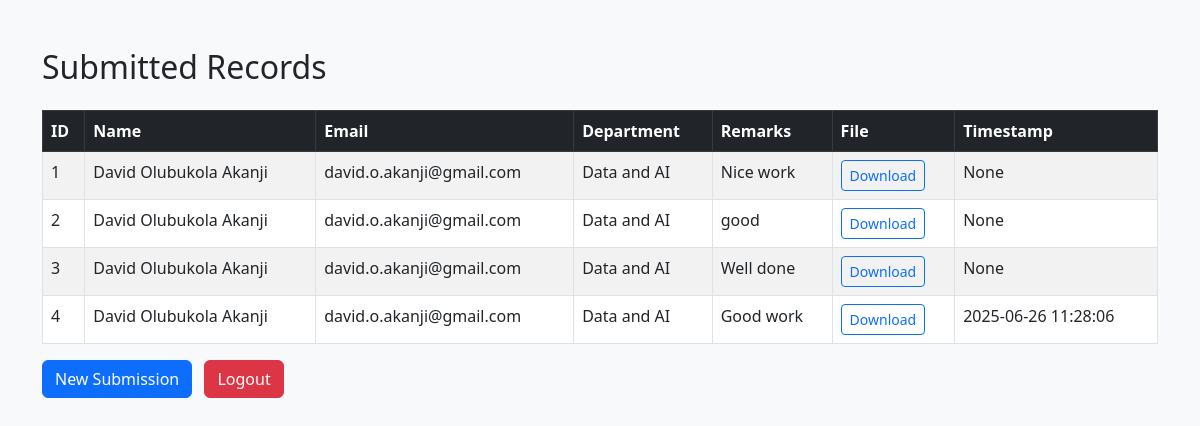
The app's page /dashboard (signed in) with its own data.
### tables this page shows
CREATE TABLE submissions (
                 id INTEGER PRIMARY KEY AUTOINCREMENT,
                 name TEXT,
                 email TEXT,
                 department TEXT,
                 remarks TEXT,
                 filename TEXT, timestamp TEXT);

### app.py (the view)
@app.route('/dashboard')
def dashboard():
    if 'username' not in session:
        return redirect(url_for('login'))
    conn = sqlite3.connect('data/database.db')
    c = conn.cursor()
    c.execute("SELECT * FROM submissions")
    submissions = c.fetchall()
    conn.close()
    return render_template('dashboard.html', submissions=submissions)

### templates/dashboard.html (shortened to what this page needs)
<!DOCTYPE html>
<html lang="en">
<head>
    <link href="https://cdn.jsdelivr.net/npm/bootstrap@5.3.0/dist/css/bootstrap.min.css" rel="stylesheet">
</head>
<body class="bg-light">
    <div class="container mt-5">
        <h2 class="mb-4">Submitted Records</h2>
        <div class="table-responsive">
            <table class="table table-bordered table-striped">
                <thead class="table-dark">
                    <tr>
                        <th>ID</th>
                        <th>Name</th>
                        <th>Email</th>
                        <th>Department</th>
                        <th>Remarks</th>
                        <th>File</th>
                        <th>Timestamp</th>
                    </tr>
                </thead>
                <tbody>
                    {% for row in submissions %}
                    <tr>
                        <td>{{ row[0] }}</td>
                        <td>{{ row[1] }}</td>
                        <td>{{ row[2] }}</td>
                        <td>{{ row[3] }}</td>
                        <td>{{ row[4] }}</td>
                        <td>
                            {% if row[5] %}
                            <a href="{{ url_for('uploaded_file', filename=row[5]) }}" class="btn btn-sm btn-outline-primary">Download</a>
                            {% else %}
                            No file
                            {% endif %}
                        </td>
                        <td>{{ row[6] }}</td>
                    </tr>
                    {% endfor %}
                </tbody>
            </table>
        </div>
        <a href="/form" class="btn btn-primary">New Submission</a>
        <a href="/logout" class="btn btn-danger ms-2">Logout</a>
    </div>
</body>
</html>

### records on screen
submissions: id "1", name "David Olubukola Akanji", email "david.o.akanji@gmail.com", department "Data and AI", remarks "Nice work", row "None"
submissions: id "2", name "David Olubukola Akanji", email "david.o.akanji@gmail.com", department "Data and AI", remarks "good", row "None"
submissions: id "3", name "David Olubukola Akanji", email "david.o.akanji@gmail.com", department "Data and AI", remarks "Well done", row "None"
submissions: id "4", name "David Olubukola Akanji", email "david.o.akanji@gmail.com", department "Data and AI", remarks "Good work", timestamp "2025-06-26 11:28:06"
